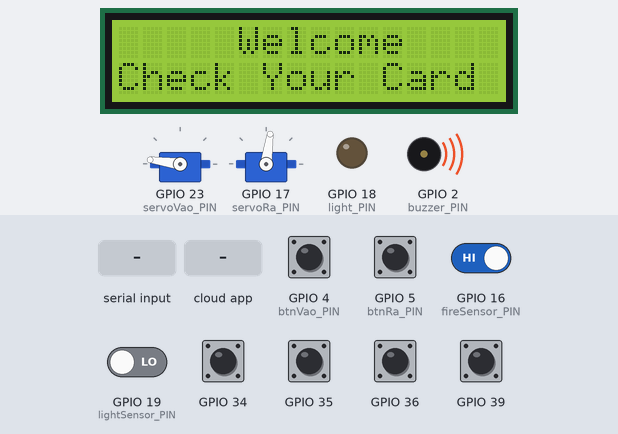
The sketch below on a simulated ESP32. On the bench: 2 × servo, 16×2 character LCD, output pins drawn as LEDs (lit = HIGH), buzzer (waves = sounding, pin HIGH). Inputs (shaded band) come from the test bench; at power-on: GPIO 4 (btnVao_PIN), GPIO 5 (btnRa_PIN), GPIO 16 (fireSensor_PIN), GPIO 34–36, GPIO 39 HIGH, GPIO 19 (lightSensor_PIN) LOW. WiFi joins after 1.5 s; servers stay silent unless stated; the Firebase database answers and starts empty; what the sketch prints to the serial monitor is not drawn.

Above: at 2.2 s.
3.3 s: "1" received over Serial
At 4.9 s:
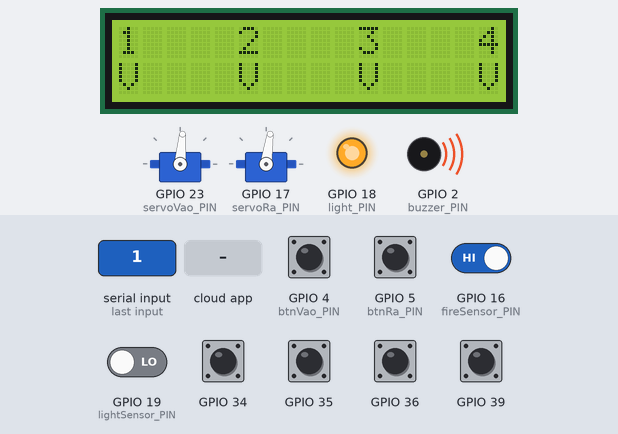
8.0 s: GPIO 16 (fireSensor_PIN) driven LOW
At 9.8 s:
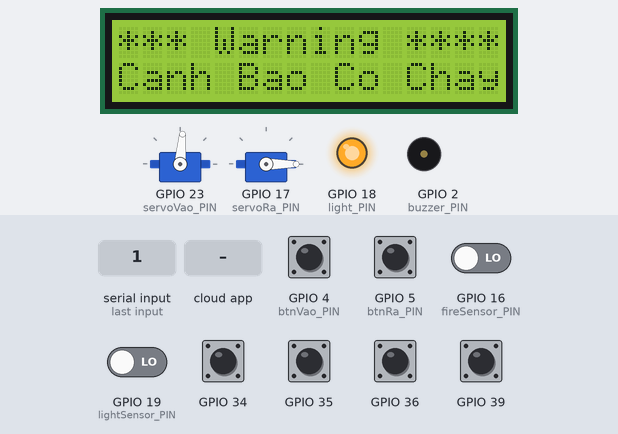
12.7 s: the phone or cloud app sets LightBtn to 1
At 14.6 s:
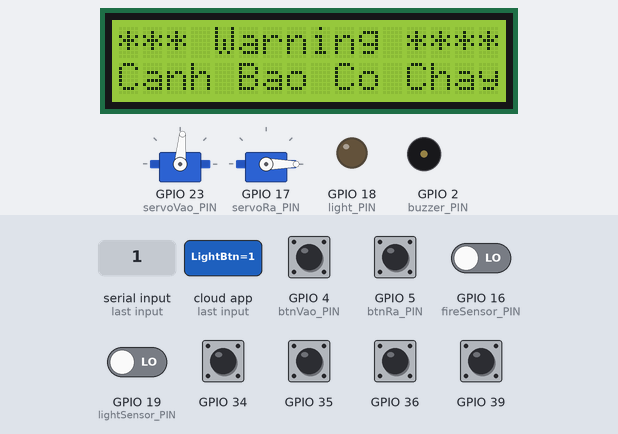
16.3 s: GPIO 4 (btnVao_PIN) pulled LOW for 0.75 s
At 18.1 s:
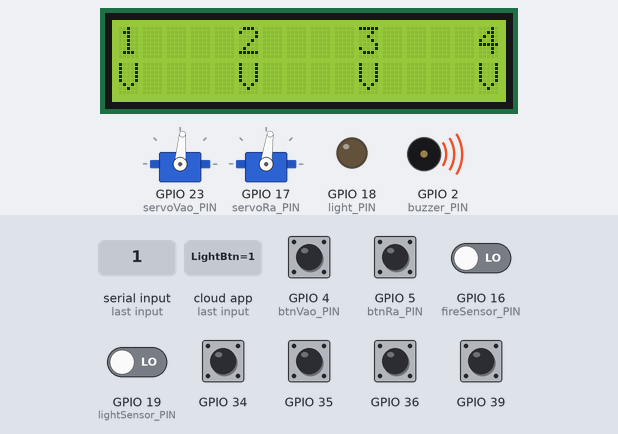
18.8 s: "2" received over Serial
23.5 s: the phone or cloud app sets LightBtn to 0
At 25.4 s:
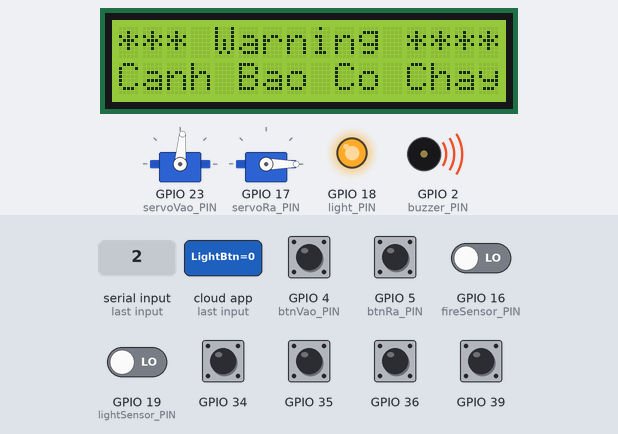
Timing chart, 0 to 26.5 s (numbered marks = the images above; inputs shaded):
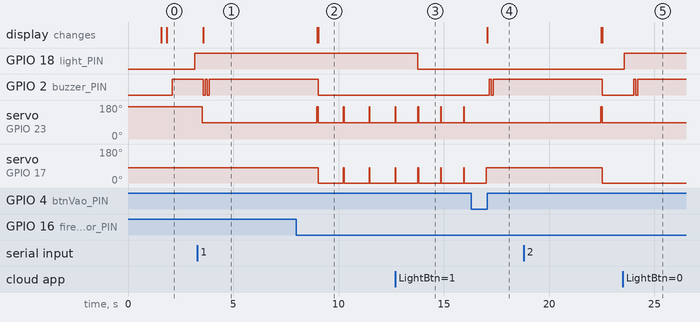

Measured:
- after the input at 3.3 s, GPIO 2 (buzzer_PIN): alternates HIGH for 0.10 s and LOW for 0.10 s, 4 changes in all, then stays HIGH, starting after 0.27 s; servo on GPIO 23 (servoVao_PIN): 172° → 85° after 0.23 s; the display: changes after 0.27 s (image 1)
- after the input at 8.0 s, GPIO 2 (buzzer_PIN): HIGH → LOW after 1.0 s; servo on GPIO 17 (servoRa_PIN): 82° → 0° after 1.0 s, → 82° 3.7 s later; the display: first differs from a run without the input after 1.0 s (image 2)
- after the input at 12.7 s, GPIO 18 (light_PIN): HIGH → LOW after 1.1 s
- after the input at 16.3 s, GPIO 2 (buzzer_PIN): LOW → HIGH after 0.85 s, → LOW 0.10 s later, → HIGH 0.10 s later; servo on GPIO 23 (servoVao_PIN): stops changing and stays 85°; servo on GPIO 17 (servoRa_PIN): goes on until 17.0 s, then stays 82°; the display: changes after 0.75 s (image 4)
- after the input at 23.5 s, GPIO 18 (light_PIN): LOW → HIGH after 0.06 s

The sketch:

code_ESP32.ino
```cpp
#include <SPI.h>
#include <WiFi.h>
#include <ESP32Servo.h>
#include <Wire.h>
#include <LiquidCrystal_I2C.h>
#include <FirebaseESP32.h>
#include <digitalWriteFast.h>

// Khai bao cac chan
#define buzzer_PIN       2
#define btnVao_PIN       4
#define btnRa_PIN        5
#define servoVao_PIN     23
#define servoRa_PIN      17
#define light_PIN        18
#define lightSensor_PIN  19
#define fireSensor_PIN   16
#define slot1            34
#define slot2            35
#define slot3            36
#define slot4            39

LiquidCrystal_I2C lcd(0x27, 16, 2);


// wifi infor
// #define WIFI_SSID "HoangAnhHN"
// #define WIFI_PASSWORD "Hoanganh2002"
#define WIFI_SSID "OPPOK3"
#define WIFI_PASSWORD "hoanganhk3"

// Firebase infor
#define FIREBASE_HOST "carparking-4ce1e-default-rtdb.firebaseio.com"
#define FIREBASE_AUTH "vjLt9l2OmXNWUaXyieAUfC4hV49gR6iRAH16s4Nl"

FirebaseData firebaseData;

// unsigned long lastUpdateTime = 0;
// const unsigned long updateInterval = 5000; // milliseconds


Servo myservo_vao, myservo_ra;
char sv;

int lightSensor, fireSensor = HIGH;
int s1, s2, s3, s4;

int a = 0, b = 0, c = 0, d = 0;
int count = 0;


void setup() {
  pinModeFast(buzzer_PIN, OUTPUT);
  pinModeFast(btnVao_PIN, INPUT_PULLUP);
  pinModeFast(btnRa_PIN, INPUT_PULLUP);
  pinModeFast(servoVao_PIN, OUTPUT);
  pinModeFast(servoRa_PIN, OUTPUT);
  pinModeFast(light_PIN, OUTPUT);
  pinModeFast(lightSensor_PIN, INPUT);
  pinModeFast(fireSensor_PIN, INPUT);
  pinModeFast(slot1, INPUT);
  pinModeFast(slot2, INPUT);
  pinModeFast(slot3, INPUT);
  pinModeFast(slot4, INPUT);


  Serial.begin(9600);
  WiFi.begin(WIFI_SSID, WIFI_PASSWORD);
  while (WiFi.status() != WL_CONNECTED) {
    delay(500);
    Serial.print(".");
  }
  Serial.println("");
  Serial.println("WiFi connected");

  // Khởi tạo kết nối Firebase
  Firebase.begin(FIREBASE_HOST,FIREBASE_AUTH);
  Firebase.reconnectWiFi(true);
  Firebase.setReadTimeout(firebaseData, 1000 * 60);
  Firebase.setwriteSizeLimit(firebaseData, "tiny");


  myservo_vao.attach(servoVao_PIN);
  myservo_ra.attach(servoRa_PIN);
  myservo_vao.write(172);
  myservo_ra.write(82);

  lcd.init();
  lcd.backlight();
  lcd.clear();

  delay(250);
  LCD();
  delay(250);
}

void loop() {
  // Kiểm tra và tái kết nối Firebase nếu mất kết nối
  // if (Firebase.failed()) {
  //   // Firebase connect
  //   Firebase.begin(FIREBASE_HOST,FIREBASE_AUTH);
  //   Firebase.reconnectWiFi(true);
  //   Firebase.setReadTimeout(firebaseData, 1000 * 60);
  //   Firebase.setwriteSizeLimit(firebaseData, "tiny");
  // }

  sensor();
  pushSensorDataToFirebase();


  // Điều khiển đèn
  lightSensor = digitalReadFast(lightSensor_PIN);
  Firebase.getInt(firebaseData, "/Light/LightBtn");
  int lightBtn = firebaseData.intData();

  if(lightBtn == 1) {
    digitalWriteFast(light_PIN, LOW);
  } else {
    digitalWriteFast(light_PIN, HIGH);
    Firebase.getInt(firebaseData, "/Light/LightAuto");
    int lightBtnAuto = firebaseData.intData();
    if(lightBtnAuto == 1) {
      if (lightSensor == HIGH) {
        digitalWriteFast(light_PIN, LOW);
      } else {
        digitalWriteFast(light_PIN, HIGH);
      }
    }
  }


  //Đọc dữ liệu gửi từ hệ thống để đóng mở cổng
  // Vòng lặp đọc dữ liệu cổng
  while (Serial.available()) {
    sv = Serial.read();
    Serial.println(sv);
    delay(200);
  }

  if (sv == '1') {
    barrierVao_open();
  } else {
    if (sv == '2') {
      barrierRa_open();
      } else {
        myservo_ra.write(82);
    }
    myservo_vao.write(172);
  }

  sv = '0';


  // Điều khiển đóng mở barie trong trường hợp nhận diện biển số lỗi hoặc hệ thống bị lỗi
  // Ấn nút cửa vào
  if (digitalReadFast(btnVao_PIN) == 0) {
    barrierVao_open();
  }else{
    myservo_vao.write(172);
  }

  // Ấn nút cửa ra
  if (digitalReadFast(btnRa_PIN) == 0) {
    barrierRa_open();
  }else {
    myservo_ra.write(82);
  }

}

// Ham dong mo barier
void barrierVao_open() {
  // Serial.println("mocua");
  myservo_vao.write(85);
  LCD_TRUE();
  for(int i=0;i<2;i++) {
    digitalWriteFast(buzzer_PIN,LOW);
    delay(100);
    digitalWriteFast(buzzer_PIN,~LOW);
    delay(100);
  }
  delay(5000);
  myservo_vao.write(172);
  LCD();
}

void barrierRa_open() {
  // Serial.println("mocua");
  myservo_ra.write(0);
  for(int i=0;i<2;i++) {
    digitalWriteFast(buzzer_PIN,LOW);
    delay(100);
    digitalWriteFast(buzzer_PIN,~LOW);
    delay(100);
  }
  delay(5000);
  myservo_ra.write(82);
}

// Ham cam bien
void sensor() {
  s1 = digitalReadFast(slot1);
  s2 = digitalReadFast(slot2);
  s3 = digitalReadFast(slot3);
  s4 = digitalReadFast(slot4);
  fireSensor = digitalReadFast(fireSensor_PIN);

  if (fireSensor == LOW) {
    LCD_BAO_CHAY();
    myservo_vao.write(85);
    myservo_ra.write(0);
    digitalWriteFast(buzzer_PIN, LOW);
  } else {
    myservo_vao.write(172);
    myservo_ra.write(82);
    digitalWriteFast(buzzer_PIN, HIGH);
    if (parking_space_check() == 4) {
      lcd.setCursor(0, 0);
      lcd.print("     Sorry!     ");
      lcd.setCursor(0, 1);
      lcd.print(" No space left! ");
    } else {
      LCD();
    }
  }
}

int parking_space_check() {
  if (s1 == LOW) {
    a = 1;
  } else {
    a = 0;
  }

  if (s2 == LOW) {
    b = 1;
  } else {
    b = 0;
  }

  if (s3 == LOW) {
    c = 1;
  } else {
    c = 0;
  }

  if (s4 == LOW) {
    d = 1;
  } else {
    d = 0;
  }

  count = a + b + c + d;
  return count;
}

// Push dữ liệu cảm biến lên firebase
void pushSensorDataToFirebase() {
  Firebase.setInt(firebaseData, "/FireSensor", fireSensor);
  Firebase.setInt(firebaseData, "/ParkingSpace/ParkingSpaceCount", parking_space_check());
  Firebase.setInt(firebaseData, "/ParkingSpace/Space1", a);
  Firebase.setInt(firebaseData, "/ParkingSpace/Space2", b);
  Firebase.setInt(firebaseData, "/ParkingSpace/Space3", c);
  Firebase.setInt(firebaseData, "/ParkingSpace/Space4", d);
}

// Cac hàm hiển thị thông báo lên LCD
void LCD() {
    lcd.setCursor(0,0);
    lcd.print("     Welcome    ");
    lcd.setCursor(0,1);
    lcd.print("Check Your Card ");
}

void LCD_FALSE(){
    lcd.clear();
    lcd.setCursor(3,0);
    lcd.print("Wrong card");
    lcd.setCursor(0,1);
    lcd.print("Check Again");
}

void LCD_TRUE() {
  lcd.clear();
  lcd.setCursor(0,0);
  lcd.print("1    2    3    4");
  if(s1==LOW) { // co xe
    lcd.setCursor(0,1);
    lcd.print("X    ");
  } else {
    lcd.setCursor(0,1);
    lcd.print("V    ");
  }

  if(s2==LOW) { // co xe
    lcd.setCursor(5,1);
    lcd.print("X    ");
  } else {
    lcd.setCursor(5,1);
    lcd.print("V    ");
  }

  if(s3==LOW) {// co xe
      lcd.setCursor(10,1);
      lcd.print("X    ");
  } else {
    lcd.setCursor(10,1);
    lcd.print("V    ");
  }

  if(s4==LOW) { // co xe
    lcd.setCursor(15,1);
    lcd.print("X");
  } else {
    lcd.setCursor(15,1);
    lcd.print("V");
  }
}

void LCD_BAO_CHAY(){
    lcd.setCursor(0,0);
    lcd.print("*** Warning ****");
    lcd.setCursor(0,1);
    lcd.print("Canh Bao Co Chay");
}
```
